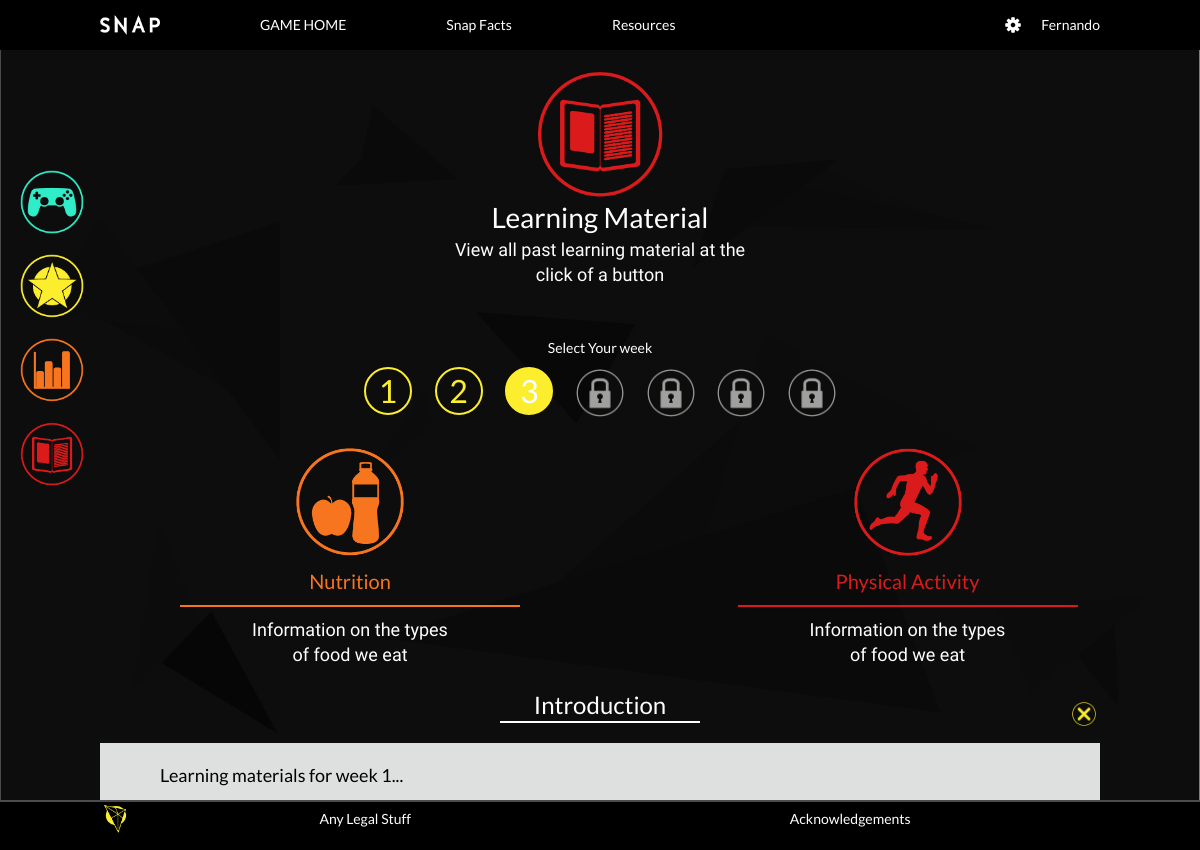
Screenshot of /student/reading-material.php (signed in) with the database file from the repository.
### tables this page shows
CREATE TABLE IF NOT EXISTS `Student` (
    StudentID MEDIUMINT AUTO_INCREMENT,
    Username TEXT NOT NULL,
    Nickname TEXT,
    FirstName TEXT,
    LastName TEXT,
    `Password` TEXT NOT NULL,
    Email TEXT,
    Gender TEXT,
    DOB DATE,
    Identity TEXT,
    Score MEDIUMINT DEFAULT 0,
    SubmissionTime TIMESTAMP DEFAULT CURRENT_TIMESTAMP,  
    ClassID MEDIUMINT NOT NULL,
    CONSTRAINT Student_StudentID_PK PRIMARY KEY (StudentID),
    CONSTRAINT Student_ClassID_FK FOREIGN KEY (ClassID)
        REFERENCES Class (ClassID)
        ON DELETE CASCADE ON UPDATE CASCADE
);

CREATE TABLE IF NOT EXISTS `Quiz` (
    QuizID MEDIUMINT AUTO_INCREMENT,
    Week MEDIUMINT,
    QuizType ENUM('SAQ', 'MCQ', 'Matching', 'Poster', 'Misc'),    
    TopicID MEDIUMINT,
    CONSTRAINT Quiz_QuizID_PK PRIMARY KEY (QuizID),
    CONSTRAINT Quiz_TopicID_FK FOREIGN KEY (TopicID)
        REFERENCES Topic (TopicID)
        ON DELETE CASCADE ON UPDATE CASCADE
);

CREATE TABLE IF NOT EXISTS `Topic` (
    TopicID MEDIUMINT AUTO_INCREMENT,
    TopicName VARCHAR(190) UNIQUE,
    CONSTRAINT Topic_TopicID_PK PRIMARY KEY (TopicID)
);

CREATE TABLE IF NOT EXISTS `Learning_Material` (
    QuizID MEDIUMINT,
    Content LONGTEXT,
    Excluded MEDIUMINT DEFAULT 0,
    CONSTRAINT Learning_Material_QuizID_PK PRIMARY KEY (QuizID),
    CONSTRAINT Learning_Material_QuizID_FK FOREIGN KEY (QuizID)
        REFERENCES Quiz (QuizID)
        ON DELETE CASCADE ON UPDATE CASCADE
);

### student/student-validation.php (called while the page is built, shortened)
<?php
    if (isset($_SESSION['studentID']) && isset($_SESSION['studentUsername'])) {
        $studentID = $_SESSION['studentID'];
    } else {
        debug_log("You have not logged in.");
        header("location:welcome.php");
    }
?>

### mysql-lib.php (called while the page is built, shortened)
<?php
function getClass(PDO $conn, $classID)
{
    return getRecord($conn, $classID, "Class");
}
function getStudent(PDO $conn, $studentID)
{
    return getRecord($conn, $studentID, "Student", array("Class"));
}
function getMaxWeek(PDO $conn)
{
    $weekSql = "SELECT MAX(Week) AS WeekNum FROM Quiz";
    $weekQuery = $conn->prepare($weekSql);
    $weekQuery->execute();
    $weekResult = $weekQuery->fetch(PDO::FETCH_OBJ);
    return $weekResult;
}
function getLearningMaterialByWeek(PDO $conn, $week)
{
    $learningMaterialSql = "SELECT TopicName, QuizID, Content
                              FROM Quiz NATURAL JOIN Topic
                                        NATURAL JOIN Learning_Material
                              WHERE Week = ? AND Excluded = ?";
    $learningMaterialQuery = $conn->prepare($learningMaterialSql);
    $learningMaterialQuery->execute(array($week, EXCLUDED_FALSE));
    $learningMaterialResult = $learningMaterialQuery->fetchAll(PDO::FETCH_OBJ);
    return $learningMaterialResult;
}
function getStudentWeek(PDO $conn, $studentID)
{
    $classID = getStudent($conn, $studentID)->ClassID;
    $week = min(getClass($conn, $classID)->UnlockedProgress, getMaxWeek($conn)->WeekNum);
    return $week;
}
function getTablePK($tableName)
{
    $tablePK = $tableName . "ID";
    return $tablePK;
}
function getRecord(PDO $conn, $recordID, $tableName, array $joinTables = null)
{
    $tablePK = getTablePK($tableName);
    $tableSql = "SELECT COUNT(*)
				 FROM $tableName
				 WHERE $tablePK = ?";
    $tableQuery = $conn->prepare($tableSql);
    $tableQuery->execute(array($recordID));
    $tableSql = "SELECT * FROM $tableName";
    if ($joinTables != null) {
        foreach ($joinTables as $joinTable) {
            $tableSql .= " NATURAL JOIN " . $joinTable;
        }
    }
    $tableSql .= " WHERE $tablePK = ?";
    $tableQuery = $conn->prepare($tableSql);
    $tableQuery->execute(array($recordID));
    $tableResult = $tableQuery->fetch(PDO::FETCH_OBJ);
    return $tableResult;
}
?>

### student/reading-material.php (the view, shortened to what this page needs)
<?php
    require_once('./student-validation.php');
    require_once("../mysql-lib.php");
    $pageName = "reading-material";
    $conn = null;
    try {
        $conn = db_connect();
        $studentWeek = getStudentWeek($conn, $studentID);
        $maxWeek = getMaxWeek($conn)->WeekNum;
        $materialTopics = array();
        for($i = 0; $i < $studentWeek; $i++) {
            array_push($materialTopics, getLearningMaterialByWeek($conn, ($i+1)));
        }
    } catch(Exception $e) {
        if($conn != null) {
            db_close($conn);
        }
        debug_err($pageName, $e);
    }
?>
<!DOCTYPE html>
<html lang="en">
<head>
    <link rel="stylesheet" href="./css/common.css">
</head>
<body>
<div class="page-wrapper">
    <div class="header-wrapper">
        <div class="header">
            <a class="home-link" href="#">SNAP</a>
            <ul class="nav-list">
                <li class="nav-item"><a  class="nav-link" href="http://taobao.com">GAME HOME</a></li>
                <li class="nav-item"><a  class="nav-link" href="http://taobao.com">Snap Facts</a></li>
                <li class="nav-item"><a  class="nav-link" href="http://taobao.com">Resources</a></li>
            </ul>
            <a href="#" class="settings">
                <span class="setting-icon"></span>
                <span class="setting-text"><?php echo $_SESSION["studentUsername"]?></span>
            </a>
        </div>
    </div>
    <div class="content-wrapper">
        <div class="reading-detail">
            <div class="reading-header">
                <div class="reading-logo"></div>
                <div class="reading-title">Learning Material</div>
                <div class="reading-intro">View all past learning material at the click of a button</div>
            </div>
            <div class="reading-tab">
                <h2 class="reading-tab-title">Select Your week</h2>
                <div class="reading-tab-list">
        <?php
                for($i = 0; $i < ($studentWeek-1); $i++) { ?>
                    <div class="reading-tab-item"><?php echo ($i+1) ?></div>
        <?php   } ?>
                    <div class="reading-tab-item reading-tab-item-active"><?php echo $studentWeek ?></div>
        <?php
                for($i = $studentWeek; $i < $maxWeek; $i++) { ?>
                    <div class="reading-tab-item reading-tab-item-disabled"><?php echo ($i+1) ?></div>
        <?php   } ?>
                </div>
            </div>
            <div class="reading-tab-content">
        <?php
            for ($i = 0; $i < $studentWeek; $i++) {
                if($i == ($studentWeek-1)) { ?>
                    <div class="reading-week-detail reading-week-detail-active mini-row">
        <?php   } else { ?>
                    <div class="reading-week-detail mini-row">
        <?php   }
               for ($j = 0; $j < count($materialTopics[$i]); $j++) { ?>
                        <div class="col-6">
        <?php       switch ($materialTopics[$i][$j]->TopicName) {
                        case "Smoking": ?>
                    <?php
                        case "Nutrition": ?>
                            <div class="reading-item reading-item-nutrition" data-target=".material-<?php echo $materialTopics[$i][$j]->QuizID?>">
                    <?php
                            break;
                        case "Alcohol": ?>
                            <div class="reading-item reading-item-alcohol" data-target=".material-<?php echo $materialTopics[$i][$j]->QuizID?>">
                    <?php
                            break;
                        case "Physical Activity": ?>
                            <div class="reading-item reading-item-physical-activity" data-target=".material-<?php echo $materialTopics[$i][$j]->QuizID?>">
                    <?php
                            break;
                        case "Drugs": ?>
                    <?php
                    } ?>
                            <div class="reading-item-logo"></div>
                            <div class="reading-item-title"><?php echo $materialTopics[$i][$j]->TopicName ?></div>
                            <div class="reading-item-divider"></div>
                            <div class="reading-item-desc">Information on the types of food we eat</div>
                        </div>
                    </div>
        <?php     } ?>
                    </div>
        <?php   } ?>
            </div>
            <div class="material-list">
<?php
            for ($i = 0; $i < $studentWeek; $i++) {
                for ($j = 0; $j < count($materialTopics[$i]); $j++) {
                    switch ($materialTopics[$i][$j]->TopicName) {
                        case "Smoking": ?>
                    <?php   break;
                        case "Nutrition": ?>
                            <div class="material-item material-nutrition material-<?php echo $materialTopics[$i][$j]->QuizID?>">
                    <?php
                            break;
                        case "Alcohol": ?>
                            <div class="material-item material-alcohol material-<?php echo $materialTopics[$i][$j]->QuizID?>">
                    <?php
                            break;
                        case "Physical Activity": ?>
                            <div class="material-item material-physical-activity material-<?php echo $materialTopics[$i][$j]->QuizID?>">
                    <?php
                            break;
                        case "Drugs": ?>
                    <?php
                    } ?>
                        <div class="material-header">
                            <span class="material-close"></span>
                            <h2 class="material-title"><?php echo $materialTopics[$i][$j]->TopicName ?></h2>
                        </div>
                        <div class="material-content">
                            <?php echo $materialTopics[$i][$j]->Content ?>
                        </div>
                    </div>
<?php           }
            } ?>
            </div>
        </div>
    <ul class="sitenav">
        <li class="sitenav-item sitenav-game-home"><a href="#"></a></li>
        <li class="sitenav-item sitenav-achievement"><a href="#"></a></li>
        <li class="sitenav-item sitenav-progress"><a href="#"></a></li>
        <li class="sitenav-item sitenav-reading-material"><a href="#"></a></li>
    </ul>
    <div class="footer-wrapper">
        <div class="footer">
            <div class="footer-content">
                <a href="#" class="footer-logo"></a>
                <ul class="footer-nav">
                    <li class="footer-nav-item"><a href="#">Any Legal Stuff</a></li>
                    <li class="footer-nav-item"><a href="#">Acknowledgements</a></li>
                </ul>
            </div>
        </div>
    </div>
</body>
</html>

### student/css/common.css (style rules this page uses)
html { box-sizing: border-box; }
*, *::before, *::after { box-sizing: inherit; margin: 0; padding: 0; }
body { -webkit-font-smoothing: antialiased; -moz-osx-font-smoothing: grayscale; font-family: 'Lato', sans-serif; font-size: 14px; line-height: 1.4; color: #fff; overflow-x: hidden; background-size: 100% 100%; background-image: url("../img/main_background.jpg"); }
ul, ol { list-style: none; margin: 0; padding: 0; }
a { color: #fff; text-decoration: none; }
h2 { font-weight: normal; }
html, body { height: 100%; }
.page-wrapper { height: 100%; padding-top: 50px; }
.header-wrapper { position: fixed; top: 0; left: 0; right: 0; height: 50px; z-index: 1024; background-color: #000; }
.content-wrapper { min-height: calc(100% - 50px); }
.footer-wrapper { height: 50px; }
.mini-row { margin: 0 -15px; }
.mini-row:before, .mini-row:after { content: ""; display: table; }
.mini-row:after { clear: both; }
.col-6 { width: 50%; float: left; padding: 0 15px; position: relative; }
.header { font-family: 'Lato', sans-serif; height: 50px; max-width: 1000px; margin: 0 auto; }
.home-link { float: left; text-indent: -9999em; width: 60px; height: 20px; background-size: 100% 100%; margin-top: 15px; background-image: url("../img/snap_single_wordform_white.png"); }
.nav-list { float: left; }
.nav-item { float: left; margin-left: 100px; }
.nav-link { height: 50px; line-height: 50px; display: inline-block; font-weight: 18px; }
.settings { float: right; }
.setting-icon { float: left; margin-top: 17px; margin-right: 20px; width: 16px; height: 16px; display: inline-block; cursor: pointer; background-size: 100% 100%; background-image: url("../img/settings_icon.png"); }
.setting-text { float: left; height: 50px; line-height: 50px; }
.footer { border-top: 2px solid #4c4c4c; background-color: #000; font-family: 'Lato', sans-serif; height: 50px; }
.footer-content { max-width: 1000px; margin: 0 auto; overflow: hidden; }
.footer-logo { float: left; width: 30px; height: 30px; background-size: 100% 100%; background-image: url("../img/footer-logo.png"); margin: 2px 0; }
.footer-nav { display: -webkit-box; display: -webkit-flex; display: -moz-flex; display: -ms-flexbox; display: flex; -ms-flex-pack: distribute; -webkit-justify-content: space-around; -moz-justify-content: space-around; justify-content: space-around; }
.footer-nav-item { display: inline-block; }
.footer-nav-item a { display: inline-block; line-height: 1; margin-top: 10px; }
.sitenav { position: fixed; left: 20px; top: 20%; }
.sitenav-item a { display: block; width: 64px; height: 64px; background-size: 100% 100%; margin-bottom: 20px; }
.sitenav-game-home a { background-image: url("../img/game_icon.png"); }
.sitenav-achievement a { background-image: url("../img/achievement_logo.png"); }
.sitenav-progress a { background-image: url("../img/progress_icon.png"); }
.sitenav-reading-material a { background-image: url("../img/reading_material_icon.png"); }

### rows the page displays
quiz: TopicID.TopicName "Nutrition"
quiz: TopicID.TopicName "Physical Activity"
quiz: TopicID.TopicName "Introduction", learning_material.Content "Learning materials for week 1..."

### other values shown
$_SESSION["studentUsername"] "Fernando"
$studentWeek "3"
